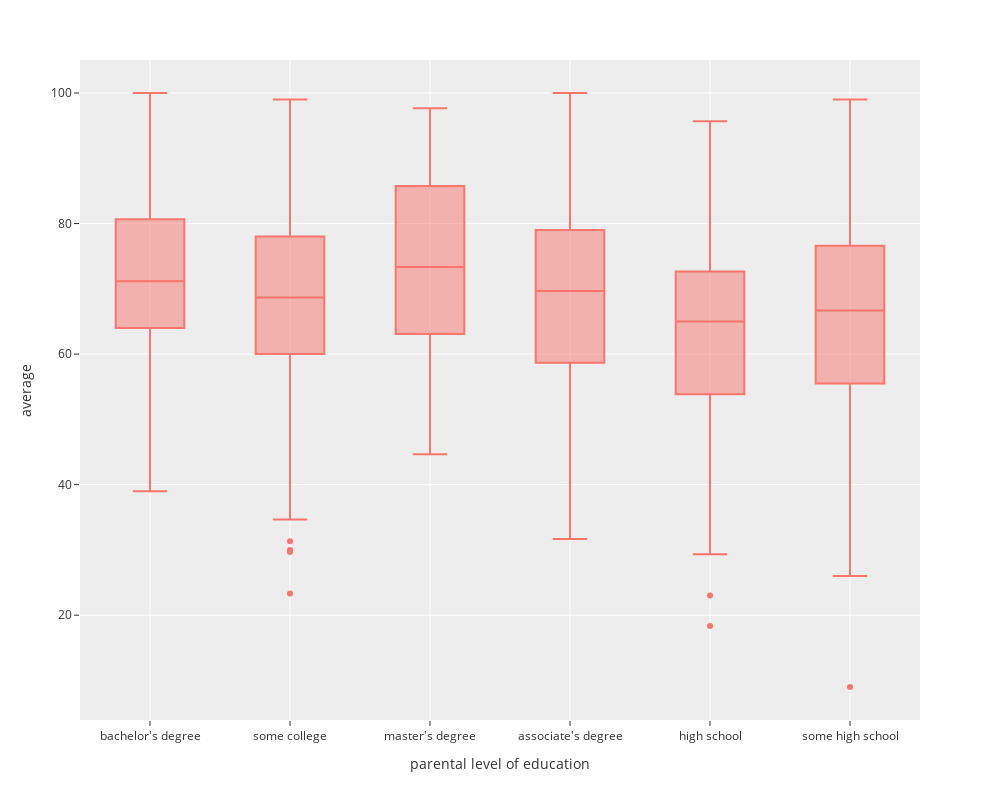

This figure's notebook cell:
### Code cell
#Bar char represenstaion of Parental education vs average 
px.box(students_df,x="parental level of education", y="average")

### Figure 1 — Plotly figure (JSON) as saved in the notebook; plotly's stock layout.template omitted (floating-point values rounded to 4 significant figures; data arrays with more than 128 entries replaced by an {"elided": "..."} marker saying what was removed)
{"data": [{"alignmentgroup": "True", "hovertemplate": "parental level of education=%{x}<br>average=%{y}<extra></extra>", "legendgroup": "", "marker": {"color": "#F8766D"}, "name": "", "notched": false, "offsetgroup": "", "orientation": "v", "showlegend": false, "type": "box", "x": {"elided": "1000 str values"}, "x0": " ", "xaxis": "x", "y": {"elided": "1000 float values"}, "y0": " ", "yaxis": "y"}], "layout": {"boxmode": "group", "height": 800, "legend": {"tracegroupgap": 0}, "margin": {"t": 60}, "width": 1000, "xaxis": {"anchor": "y", "domain": [0, 1], "title": {"text": "parental level of education"}}, "yaxis": {"anchor": "x", "domain": [0, 1], "title": {"text": "average"}}}}
